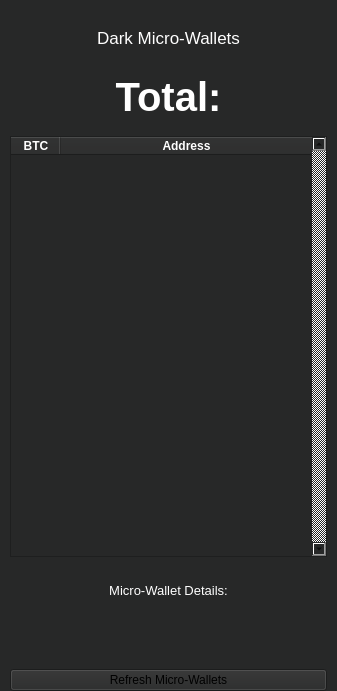
<?xml version="1.0" encoding="UTF-8"?>
<ui version="4.0">
 <class>DarkMicroWalletView</class>
 <widget class="QWidget" name="DarkMicroWalletView">
  <property name="geometry">
   <rect>
    <x>0</x>
    <y>0</y>
    <width>337</width>
    <height>691</height>
   </rect>
  </property>
  <property name="windowTitle">
   <string>Form</string>
  </property>
  <property name="styleSheet">
   <string notr="true">background-color: #272828;</string>
  </property>
  <layout class="QVBoxLayout" name="verticalLayout">
   <property name="leftMargin">
    <number>10</number>
   </property>
   <property name="topMargin">
    <number>0</number>
   </property>
   <property name="rightMargin">
    <number>10</number>
   </property>
   <property name="bottomMargin">
    <number>0</number>
   </property>
   <item>
    <layout class="QHBoxLayout" name="horizontalLayout">
     <property name="topMargin">
      <number>0</number>
     </property>
     <item>
      <widget class="QPushButton" name="closeWindowButton">
       <property name="text">
        <string/>
       </property>
       <property name="icon">
        <iconset resource="resources.qrc">
         <normaloff>:/white_back</normaloff>:/white_back</iconset>
       </property>
       <property name="flat">
        <bool>true</bool>
       </property>
      </widget>
     </item>
     <item>
      <spacer name="horizontalSpacer">
       <property name="orientation">
        <enum>Qt::Horizontal</enum>
       </property>
       <property name="sizeHint" stdset="0">
        <size>
         <width>40</width>
         <height>20</height>
        </size>
       </property>
      </spacer>
     </item>
    </layout>
   </item>
   <item>
    <widget class="QLabel" name="label">
     <property name="font">
      <font>
       <pointsize>13</pointsize>
       <weight>50</weight>
       <bold>false</bold>
      </font>
     </property>
     <property name="styleSheet">
      <string notr="true">color: white;</string>
     </property>
     <property name="text">
      <string>Dark Micro-Wallets</string>
     </property>
     <property name="alignment">
      <set>Qt::AlignCenter</set>
     </property>
    </widget>
   </item>
   <item>
    <spacer name="verticalSpacer_2">
     <property name="orientation">
      <enum>Qt::Vertical</enum>
     </property>
     <property name="sizeType">
      <enum>QSizePolicy::Minimum</enum>
     </property>
     <property name="sizeHint" stdset="0">
      <size>
       <width>20</width>
       <height>20</height>
      </size>
     </property>
    </spacer>
   </item>
   <item>
    <widget class="QLabel" name="totalLabel">
     <property name="font">
      <font>
       <pointsize>30</pointsize>
       <weight>75</weight>
       <bold>true</bold>
      </font>
     </property>
     <property name="styleSheet">
      <string notr="true">color:white;</string>
     </property>
     <property name="text">
      <string>Total:</string>
     </property>
     <property name="alignment">
      <set>Qt::AlignCenter</set>
     </property>
    </widget>
   </item>
   <item>
    <spacer name="verticalSpacer_3">
     <property name="orientation">
      <enum>Qt::Vertical</enum>
     </property>
     <property name="sizeType">
      <enum>QSizePolicy::Fixed</enum>
     </property>
     <property name="sizeHint" stdset="0">
      <size>
       <width>20</width>
       <height>10</height>
      </size>
     </property>
    </spacer>
   </item>
   <item>
    <widget class="QTableWidget" name="microWalletTableWidget">
     <property name="sizePolicy">
      <sizepolicy hsizetype="Expanding" vsizetype="Expanding">
       <horstretch>0</horstretch>
       <verstretch>0</verstretch>
      </sizepolicy>
     </property>
     <property name="focusPolicy">
      <enum>Qt::NoFocus</enum>
     </property>
     <property name="styleSheet">
      <string notr="true">color:white;</string>
     </property>
     <property name="verticalScrollBarPolicy">
      <enum>Qt::ScrollBarAlwaysOn</enum>
     </property>
     <property name="horizontalScrollBarPolicy">
      <enum>Qt::ScrollBarAlwaysOff</enum>
     </property>
     <property name="editTriggers">
      <set>QAbstractItemView::NoEditTriggers</set>
     </property>
     <property name="dragEnabled">
      <bool>false</bool>
     </property>
     <property name="dragDropOverwriteMode">
      <bool>false</bool>
     </property>
     <property name="selectionMode">
      <enum>QAbstractItemView::SingleSelection</enum>
     </property>
     <property name="selectionBehavior">
      <enum>QAbstractItemView::SelectRows</enum>
     </property>
     <property name="columnCount">
      <number>2</number>
     </property>
     <attribute name="horizontalHeaderVisible">
      <bool>true</bool>
     </attribute>
     <attribute name="horizontalHeaderCascadingSectionResizes">
      <bool>false</bool>
     </attribute>
     <attribute name="horizontalHeaderDefaultSectionSize">
      <number>50</number>
     </attribute>
     <attribute name="horizontalHeaderMinimumSectionSize">
      <number>10</number>
     </attribute>
     <attribute name="horizontalHeaderShowSortIndicator" stdset="0">
      <bool>true</bool>
     </attribute>
     <attribute name="horizontalHeaderStretchLastSection">
      <bool>true</bool>
     </attribute>
     <attribute name="verticalHeaderVisible">
      <bool>false</bool>
     </attribute>
     <attribute name="verticalHeaderDefaultSectionSize">
      <number>25</number>
     </attribute>
     <attribute name="verticalHeaderStretchLastSection">
      <bool>false</bool>
     </attribute>
     <column>
      <property name="text">
       <string>BTC</string>
      </property>
      <property name="font">
       <font>
        <weight>75</weight>
        <bold>true</bold>
       </font>
      </property>
      <property name="foreground">
       <brush brushstyle="SolidPattern">
        <color alpha="255">
         <red>255</red>
         <green>255</green>
         <blue>255</blue>
        </color>
       </brush>
      </property>
     </column>
     <column>
      <property name="text">
       <string>Address</string>
      </property>
      <property name="font">
       <font>
        <weight>75</weight>
        <bold>true</bold>
       </font>
      </property>
      <property name="foreground">
       <brush brushstyle="SolidPattern">
        <color alpha="255">
         <red>255</red>
         <green>255</green>
         <blue>255</blue>
        </color>
       </brush>
      </property>
     </column>
    </widget>
   </item>
   <item>
    <spacer name="verticalSpacer">
     <property name="orientation">
      <enum>Qt::Vertical</enum>
     </property>
     <property name="sizeType">
      <enum>QSizePolicy::Fixed</enum>
     </property>
     <property name="sizeHint" stdset="0">
      <size>
       <width>20</width>
       <height>20</height>
      </size>
     </property>
    </spacer>
   </item>
   <item>
    <widget class="QLabel" name="label_2">
     <property name="font">
      <font>
       <pointsize>10</pointsize>
      </font>
     </property>
     <property name="styleSheet">
      <string notr="true">color:white;</string>
     </property>
     <property name="text">
      <string>Micro-Wallet Details:</string>
     </property>
     <property name="alignment">
      <set>Qt::AlignCenter</set>
     </property>
    </widget>
   </item>
   <item>
    <widget class="QLabel" name="amountLabel">
     <property name="font">
      <font>
       <pointsize>16</pointsize>
       <weight>75</weight>
       <bold>true</bold>
      </font>
     </property>
     <property name="styleSheet">
      <string notr="true">color:white;</string>
     </property>
     <property name="text">
      <string/>
     </property>
     <property name="alignment">
      <set>Qt::AlignCenter</set>
     </property>
    </widget>
   </item>
   <item>
    <widget class="QLabel" name="addressLabel">
     <property name="styleSheet">
      <string notr="true">color:white;</string>
     </property>
     <property name="text">
      <string/>
     </property>
     <property name="scaledContents">
      <bool>true</bool>
     </property>
     <property name="alignment">
      <set>Qt::AlignCenter</set>
     </property>
    </widget>
   </item>
   <item>
    <spacer name="verticalSpacer_4">
     <property name="orientation">
      <enum>Qt::Vertical</enum>
     </property>
     <property name="sizeType">
      <enum>QSizePolicy::Fixed</enum>
     </property>
     <property name="sizeHint" stdset="0">
      <size>
       <width>20</width>
       <height>15</height>
      </size>
     </property>
    </spacer>
   </item>
   <item>
    <widget class="QPushButton" name="refreshPushButton">
     <property name="text">
      <string>Refresh Micro-Wallets</string>
     </property>
    </widget>
   </item>
  </layout>
 </widget>
 <resources>
  <include location="resources.qrc"/>
 </resources>
 <connections/>
</ui>
